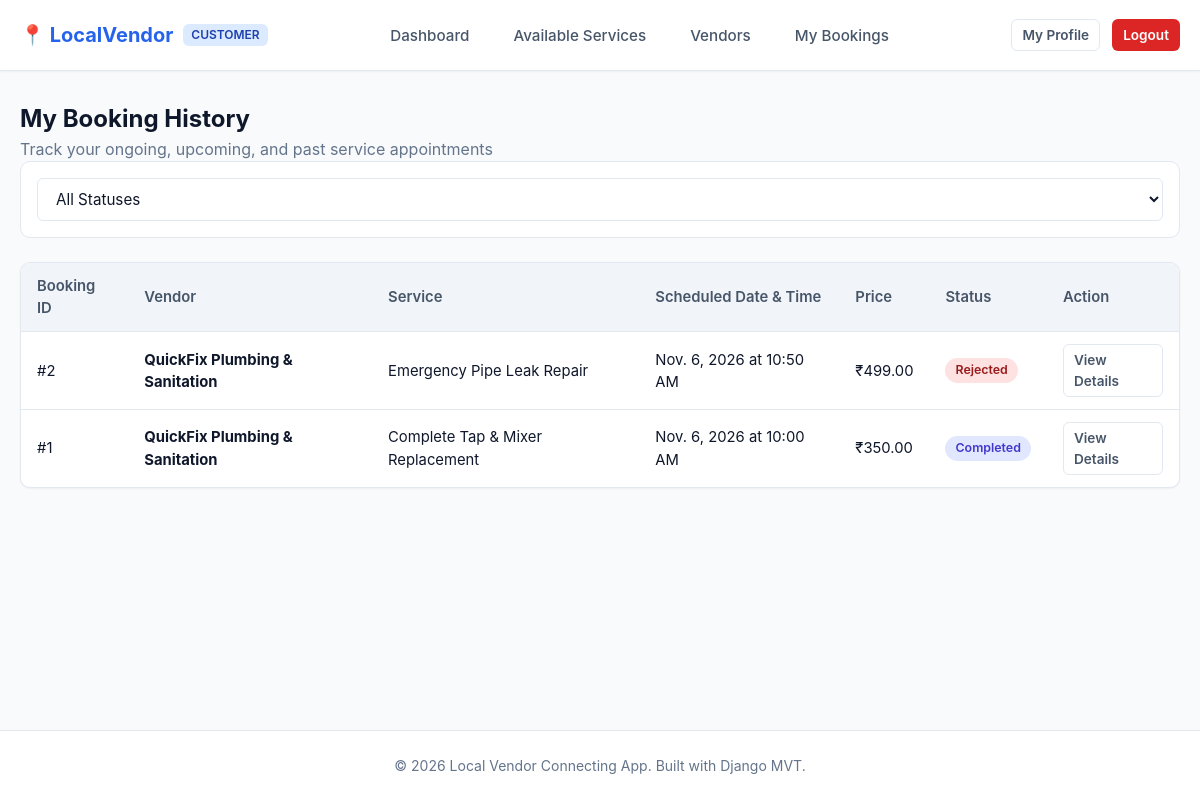
The page /customer/bookings/ (signed in) on the database its author committed.
### services/models.py (models this page shows, shortened)
class Booking(models.Model):
    PENDING = 'pending'
    CONFIRMED = 'confirmed'
    REJECTED = 'rejected'
    COMPLETED = 'completed'
    CANCELLED = 'cancelled'
    STATUS_CHOICES = [
        (PENDING, 'Pending'),
        (CONFIRMED, 'Confirmed'),
        (REJECTED, 'Rejected'),
        (COMPLETED, 'Completed'),
        (CANCELLED, 'Cancelled'),
    ]
    customer = models.ForeignKey(CustomerProfile, on_delete=models.CASCADE, related_name='bookings')
    vendor = models.ForeignKey(VendorProfile, on_delete=models.CASCADE, related_name='bookings')
    service = models.ForeignKey(Service, on_delete=models.CASCADE, related_name='bookings')
    booking_date = models.DateField()
    booking_time = models.TimeField()
    status = models.CharField(max_length=10, choices=STATUS_CHOICES, default=PENDING)
    notes = models.TextField(blank=True)
    rejection_reason = models.TextField(blank=True)
    created_at = models.DateTimeField(auto_now_add=True)
    updated_at = models.DateTimeField(auto_now=True)
    class Meta:
        ordering = ['-created_at']

class Service(models.Model):
    vendor = models.ForeignKey(VendorProfile, on_delete=models.CASCADE, related_name='services')
    category = models.ForeignKey(ServiceCategory, on_delete=models.CASCADE, related_name='services')
    name = models.CharField(max_length=200)
    description = models.TextField()
    price = models.DecimalField(max_digits=10, decimal_places=2)
    duration_minutes = models.PositiveIntegerField(help_text='Duration in minutes')
    is_available = models.BooleanField(default=True)
    created_at = models.DateTimeField(auto_now_add=True)
    updated_at = models.DateTimeField(auto_now=True)

### accounts/models.py (models this page shows, shortened)
class VendorProfile(models.Model):
    PENDING = 'pending'
    APPROVED = 'approved'
    REJECTED = 'rejected'
    VERIFICATION_CHOICES = [
        (PENDING, 'Pending'),
        (APPROVED, 'Approved'),
        (REJECTED, 'Rejected'),
    ]
    user = models.OneToOneField(User, on_delete=models.CASCADE, related_name='vendor_profile')
    phone = models.CharField(max_length=15)
    business_name = models.CharField(max_length=200)
    business_description = models.TextField(blank=True)
    business_address = models.TextField()
    city = models.CharField(max_length=100)
    state = models.CharField(max_length=100)
    pincode = models.CharField(max_length=10)
    profile_picture = models.ImageField(upload_to=profile_picture_upload_path, blank=True, null=True)
    verification_status = models.CharField(max_length=10, choices=VERIFICATION_CHOICES, default=PENDING)
    rejection_reason = models.TextField(blank=True)
    is_active_vendor = models.BooleanField(default=True)
    created_at = models.DateTimeField(auto_now_add=True)
    updated_at = models.DateTimeField(auto_now=True)

### customer/views.py (the view)
# urls.py: path('bookings/', views.my_bookings, name='my_bookings'),
@customer_required
def my_bookings(request):
    profile = request.user.customer_profile
    bookings = Booking.objects.filter(customer=profile)
    status = request.GET.get('status', '')
    if status:
        bookings = bookings.filter(status=status)
    context = {
        'bookings': bookings,
        'selected_status': status,
    }
    return render(request, 'customer/my_bookings.html', context)

### templates/customer/my_bookings.html (shortened to what this page needs)
{% extends 'customer/customer_base.html' %}
{% block content %}
<div class="action-row">
    <div>
        <h2>My Booking History</h2>
        <p style="color: var(--text-muted);">Track your ongoing, upcoming, and past service appointments</p>
    </div>
</div>
<form method="GET" class="filter-bar">
    <select name="status" class="form-select" onchange="this.form.submit()">
        <option value="">All Statuses</option>
    </select>
</form>
{% if bookings %}
<div class="table-responsive">
    <table class="data-table">
        <thead>
            <tr>
                <th>Booking ID</th>
                <th>Vendor</th>
                <th>Service</th>
                <th>Scheduled Date & Time</th>
                <th>Price</th>
                <th>Status</th>
                <th>Action</th>
            </tr>
        </thead>
        <tbody>
            {% for b in bookings %}
            <tr>
                <td>#{{ b.id }}</td>
                <td><strong>{{ b.vendor.business_name }}</strong></td>
                <td>{{ b.service.name }}</td>
                <td>{{ b.booking_date }} at {{ b.booking_time|time:"g:i A" }}</td>
                <td>₹{{ b.service.price }}</td>
                <td>
                    <span class="status-pill status-{{ b.status }}">{{ b.get_status_display }}</span>
                </td>
                <td>
                    <a href="{% url 'customer:booking_detail' b.id %}" class="btn btn-secondary btn-sm">View Details</a>
                </td>
            </tr>
            {% endfor %}
        </tbody>
    </table>
</div>
{% else %}
<div class="card" style="text-align: center; padding: 40px; color: var(--text-muted);">
    <h3>No bookings found.</h3>
    <p>Browse our verified services and book an appointment today.</p>
</div>
{% endif %}
{% endblock %}

### static/css/base.css (style rules this page uses)
:root { --primary: #2563eb; --primary-hover: #1d4ed8; --primary-light: #eff6ff; --secondary: #475569; --success: #16a34a; --warning: #d97706; --danger: #dc2626; --bg-main: #f8fafc; --surface: #ffffff; --text-main: #0f172a; --text-muted: #64748b; --border: #e2e8f0; --border-focus: #93c5fd; --radius-sm: 6px; --radius-md: 10px; --radius-lg: 16px; --shadow-sm: 0 1px 2px 0 rgba(0, 0, 0, 0.05); --shadow-md: 0 4px 6px -1px rgba(0, 0, 0, 0.1), 0 2px 4px -2px rgba(0, 0, 0, 0.05); --shadow-lg: 0 10px 15px -3px rgba(0, 0, 0, 0.1), 0 4px 6px -4px rgba(0, 0, 0, 0.05); --font: -apple-system, BlinkMacSystemFont, "Segoe UI", Roboto, "Helvetica Neue", Arial, sans-serif; }
* { box-sizing: border-box; margin: 0; padding: 0; }
body { font-family: var(--font); background-color: var(--bg-main); color: var(--text-main); line-height: 1.5; min-height: 100vh; display: flex; flex-direction: column; }
a { color: var(--primary); text-decoration: none; transition: color 0.15s ease-in-out; }
.btn { display: inline-flex; align-items: center; justify-content: center; padding: 8px 16px; font-size: 0.925rem; font-weight: 600; border-radius: var(--radius-sm); border: 1px solid transparent; cursor: pointer; transition: all 0.15s ease-in-out; text-decoration: none; }
.btn-secondary { background-color: var(--surface); color: var(--secondary); border-color: var(--border); }
.btn-sm { padding: 5px 10px; font-size: 0.85rem; }
.form-input, .form-select, .form-textarea { width: 100%; padding: 10px 14px; border: 1px solid var(--border); border-radius: var(--radius-sm); font-size: 0.95rem; color: var(--text-main); background-color: var(--surface); font-family: inherit; transition: border-color 0.15s, box-shadow 0.15s; }
.table-responsive { overflow-x: auto; background: var(--surface); border-radius: var(--radius-md); border: 1px solid var(--border); box-shadow: var(--shadow-sm); margin-top: 20px; }
.data-table { width: 100%; border-collapse: collapse; text-align: left; font-size: 0.925rem; }
.data-table th { background-color: #f1f5f9; padding: 12px 16px; font-weight: 600; color: var(--secondary); border-bottom: 1px solid var(--border); }
.data-table td { padding: 12px 16px; border-bottom: 1px solid var(--border); color: var(--text-main); vertical-align: middle; }
.data-table tr:last-child td { border-bottom: none; }
.status-pill { display: inline-block; padding: 3px 10px; border-radius: 9999px; font-size: 0.775rem; font-weight: 600; text-transform: capitalize; }
.status-rejected, .status-cancelled, .status-inactive { background: #fee2e2; color: #991b1b; }
.status-completed { background: #e0e7ff; color: #4338ca; }

### static/css/customer.css (style rules this page uses)
.filter-bar { background: var(--surface); border: 1px solid var(--border); border-radius: var(--radius-md); padding: 16px; margin-bottom: 24px; display: flex; gap: 15px; flex-wrap: wrap; align-items: center; }
.filter-bar .form-input, .filter-bar .form-select { width: auto; min-width: 200px; flex: 1; }

### rows shown on the page
Booking: id "2", vendor.business_name "QuickFix Plumbing & Sanitation", service.name "Emergency Pipe Leak Repair", booking_date "Nov. 6, 2026", booking_time "10:50 AM", service.price "499.00", status "Rejected"
Booking: id "1", vendor.business_name "QuickFix Plumbing & Sanitation", service.name "Complete Tap & Mixer Replacement", booking_date "Nov. 6, 2026", booking_time "10:00 AM", service.price "350.00", status "Completed"
